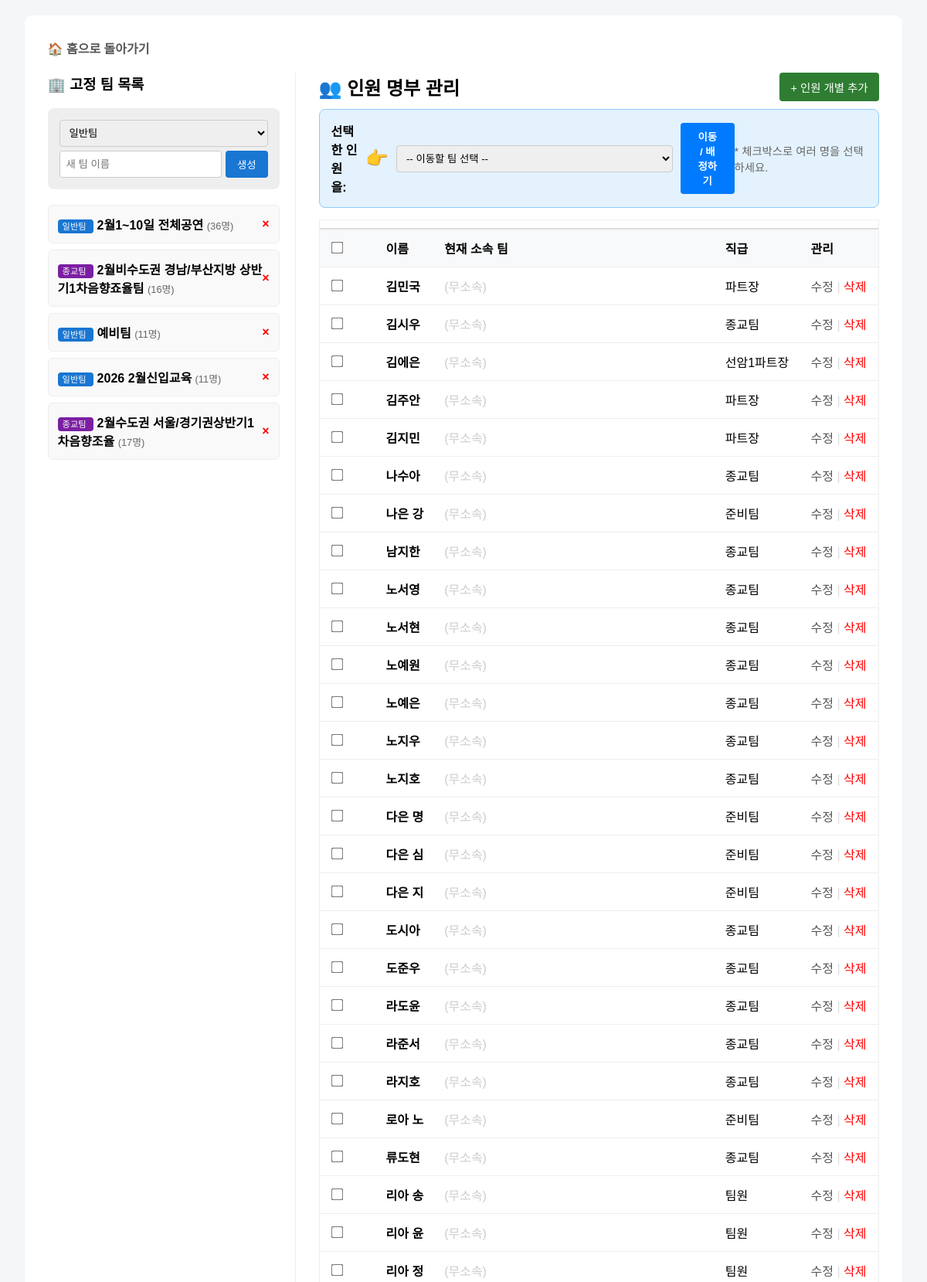
Screenshot of /personnel/ (upper part) with the database file from the repository.
### core/models.py (models this page shows, shortened)
class StandingTeam(models.Model):
    CATEGORY_CHOICES = [('general', '일반팀'), ('prep', '준비팀'), ('religion', '종교팀')]
    name = models.CharField(max_length=100, verbose_name="팀명")
    category = models.CharField(max_length=20, choices=CATEGORY_CHOICES, default='general')

class Personnel(models.Model):
    name = models.CharField(max_length=100)
    default_role = models.CharField(max_length=100, blank=True)
    standing_team = models.ForeignKey(StandingTeam, on_delete=models.SET_NULL, null=True, blank=True, related_name='members', verbose_name="소속 팀")

### core/views.py (the view)
# urls.py: path('personnel/', views.personnel_list, name='personnel_list'),
def personnel_list(request):
    personnel = Personnel.objects.all().order_by('standing_team', 'name')
    standing_teams = StandingTeam.objects.all()
    return render(request, 'core/personnel_list.html', {
        'personnel': personnel,
        'standing_teams': standing_teams
    })

### core/templates/core/personnel_list.html (shortened to what this page needs)
<!DOCTYPE html>
<html lang="ko">
<head>
</head>
<body>
    <div class="container">
        <a href="{% url 'core:main_hub' %}" style="text-decoration:none; color:#555; font-weight:bold; display:block; margin-bottom:20px;">🏠 홈으로 돌아가기</a>
        <div class="layout">
            <div class="col-left">
                <h3 style="margin-top:0;">🏢 고정 팀 목록</h3>
                <form action="{% url 'core:create_standing_team' %}" method="post" style="background:#eee; padding:15px; border-radius:8px; margin-bottom:20px;">
                    <div style="margin-bottom:5px;">
                        <select name="category" class="input-box" style="width:100%;">
                            <option value="general">일반팀</option>
                        </select>
                    </div>
                    <div style="display:flex; gap:5px;">
                        <input type="text" name="name" placeholder="새 팀 이름" class="input-box" style="flex:1;" required>
                        <button class="btn-blue">생성</button>
                    </div>
                </form>
                {% for team in standing_teams %}
                <div class="team-item">
                    <div>
                        <span class="cat-badge {% if team.category == 'general' %}cat-general{% elif team.category == 'prep' %}cat-prep{% else %}cat-religion{% endif %}">
                            {{ team.get_category_display }}
                        </span>
                        <strong>{{ team.name }}</strong>
                        <span style="font-size:0.8em; color:#666;">({{ team.members.count }}명)</span>
                    </div>
                    <a href="{% url 'core:delete_standing_team' team.pk %}" onclick="return confirm('팀을 삭제하시겠습니까? (소속 인원은 무소속이 됩니다)')" style="color:red; text-decoration:none; font-weight:bold;">×</a>
                </div>
                {% empty %}
                <p style="color:#999; text-align:center;">생성된 팀이 없습니다.</p>
                {% endfor %}
            </div>
            <div class="col-right">
                <div style="display:flex; justify-content:space-between; align-items:center; margin-bottom:10px;">
                    <h2 style="margin:0;">👥 인원 명부 관리</h2>
                    <a href="{% url 'core:personnel_add' %}" class="btn-green">+ 인원 개별 추가</a>
                </div>
                <form action="{% url 'core:assign_personnel_bulk' %}" method="post" style="flex:1; display:flex; flex-direction:column; overflow:hidden;">
                    <div class="control-bar">
                        <div class="bulk-action">
                            <strong>선택한 인원을:</strong>
                            <span style="font-size:1.5em;">👉</span>
                            <select name="standing_team_id" class="input-box" required>
                                <option value="">-- 이동할 팀 선택 --</option>
                            </select>
                            <button class="btn-assign">이동 / 배정하기</button>
                        </div>
                        <div style="color:#666; font-size:0.9em;">
                            * 체크박스로 여러 명을 선택하세요.
                        </div>
                    </div>
                    <div style="flex:1; overflow-y:auto; border:1px solid #eee;">
                        <table>
                            <thead>
                                <tr>
                                    <th width="50"><input type="checkbox" onclick="toggleAll(this)"></th>
                                    <th>이름</th>
                                    <th>현재 소속 팀</th>
                                    <th>직급</th>
                                    <th>관리</th>
                                </tr>
                            </thead>
                            <tbody>
                                {% for p in personnel %}
                                <tr>
                                    <td><input type="checkbox" name="person_ids" value="{{ p.id }}"></td>
                                    <td><strong>{{ p.name }}</strong></td>
                                    <td>
                                        {% if p.standing_team %}
                                            <span style="color:#1976d2; font-weight:bold;">{{ p.standing_team.name }}</span>
                                        {% else %}
                                            <span style="color:#ccc;">(무소속)</span>
                                        {% endif %}
                                    </td>
                                    <td>{{ p.default_role }}</td>
                                    <td>
                                        <a href="{% url 'core:personnel_edit' p.pk %}" style="text-decoration:none; color:#555;">수정</a>
                                        <span style="color:#ddd;">|</span>
                                        <a href="{% url 'core:personnel_delete' p.pk %}" onclick="return confirm('정말 삭제합니까?')" style="text-decoration:none; color:red;">삭제</a>
                                    </td>
                                </tr>
                                {% endfor %}
                            </tbody>
                        </table>
                    </div>
                </form>
                </div>
        </div>
    </div>
</body>
</html>

### core/templates/core/personnel_list.html (style rules this page uses)
body { font-family: sans-serif; padding: 20px; background: #f4f6f8; margin: 0; }
.container { width: 98%; margin: 0 auto; background: white; padding: 30px; border-radius: 10px; box-sizing: border-box; }
.layout { display: flex; gap: 30px; height: 85vh; }
.col-left { flex: 0 0 300px; border-right: 1px solid #eee; padding-right: 20px; overflow-y: auto; }
.team-item { background: #f9f9f9; padding: 12px; margin-bottom: 8px; border-radius: 6px; display: flex; justify-content: space-between; border: 1px solid #eee; align-items: center; }
.cat-badge { font-size: 0.7em; padding: 3px 6px; border-radius: 4px; color: white; margin-right: 5px; }
.cat-general { background: #1976d2; }
.cat-religion { background: #7b1fa2; }
.col-right { flex: 1; display: flex; flex-direction: column; }
.control-bar { background: #e3f2fd; padding: 15px; border-radius: 8px; margin-bottom: 15px; display: flex; align-items: center; justify-content: space-between; border: 1px solid #90caf9; }
.bulk-action { display: flex; gap: 10px; align-items: center; }
table { width: 100%; border-collapse: collapse; margin-top: 10px; }
th, td { padding: 12px; border-bottom: 1px solid #eee; text-align: left; }
th { background: #f8f9fa; border-top: 2px solid #ddd; }
.input-box { padding: 8px; border: 1px solid #ccc; border-radius: 4px; }
.btn-blue { background: #1976d2; color: white; border: none; padding: 8px 15px; border-radius: 4px; cursor: pointer; }
.btn-assign { background: #007bff; color: white; border: none; padding: 8px 20px; border-radius: 4px; cursor: pointer; font-weight: bold; }
.btn-green { background: #2e7d32; color: white; text-decoration: none; padding: 8px 15px; border-radius: 4px; font-size: 0.9em; }
input[type="checkbox"] { transform: scale(1.2); cursor: pointer; }

### rows the page displays
StandingTeam: category "일반팀", name "2월1~10일 전체공연", members.count "36"
StandingTeam: category "종교팀", name "2월비수도권 경남/부산지방 상반기1차음향죠율팀", members.count "16"
StandingTeam: category "일반팀", name "예비팀", members.count "11"
StandingTeam: category "일반팀", name "2026 2월신입교육", members.count "11"
StandingTeam: category "종교팀", name "2월수도권 서울/경기권상반기1차음향조율", members.count "17"
Personnel: name "김민국", shows "(무소속)", default_role "파트장"
Personnel: name "김시우", shows "(무소속)", default_role "종교팀"
Personnel: name "김에은", shows "(무소속)", default_role "선암1파트장"
Personnel: name "김주안", shows "(무소속)", default_role "파트장"
Personnel: name "김지민", shows "(무소속)", default_role "파트장"
Personnel: name "나수아", shows "(무소속)", default_role "종교팀"
Personnel: name "나은 강", shows "(무소속)", default_role "준비팀"
Personnel: name "남지한", shows "(무소속)", default_role "종교팀"
Personnel: name "노서영", shows "(무소속)", default_role "종교팀"
Personnel: name "노서현", shows "(무소속)", default_role "종교팀"
Personnel: name "노예원", shows "(무소속)", default_role "종교팀"
Personnel: name "노예은", shows "(무소속)", default_role "종교팀"
Personnel: name "노지우", shows "(무소속)", default_role "종교팀"
Personnel: name "노지호", shows "(무소속)", default_role "종교팀"
Personnel: name "다은 명", shows "(무소속)", default_role "준비팀"
Personnel: name "다은 심", shows "(무소속)", default_role "준비팀"
Personnel: name "다은 지", shows "(무소속)", default_role "준비팀"
Personnel: name "도시아", shows "(무소속)", default_role "종교팀"
Personnel: name "도준우", shows "(무소속)", default_role "종교팀"
Personnel: name "라도윤", shows "(무소속)", default_role "종교팀"
Personnel: name "라준서", shows "(무소속)", default_role "종교팀"
Personnel: name "라지호", shows "(무소속)", default_role "종교팀"
Personnel: name "로아 노", shows "(무소속)", default_role "준비팀"
Personnel: name "류도현", shows "(무소속)", default_role "종교팀"
Personnel: name "리아 송", shows "(무소속)", default_role "팀원"
Personnel: name "리아 윤", shows "(무소속)", default_role "팀원"
Personnel: name "리아 정", shows "(무소속)", default_role "팀원"
